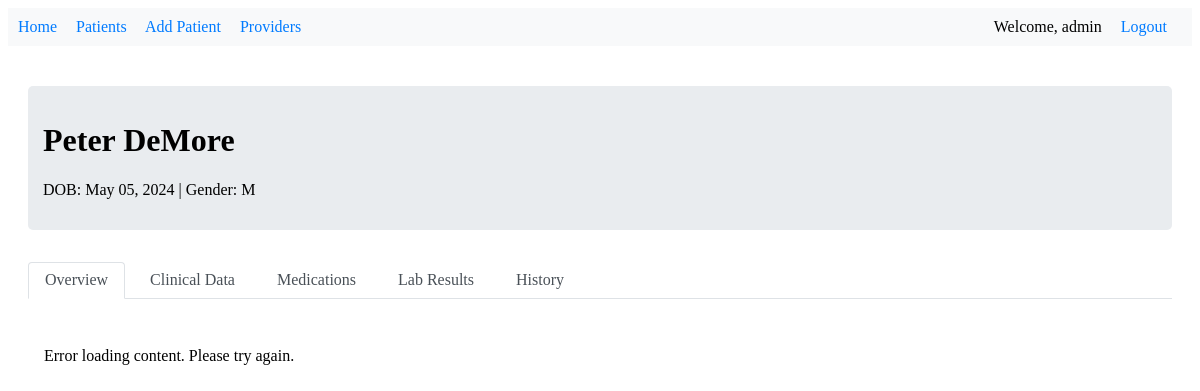
The page /patient/1/ (signed in) on the database its author committed.
### patient_records/models.py (models this page shows, shortened)
class Patient(models.Model):
    GENDER_CHOICES = [
        ('M', 'Male'),
        ('F', 'Female'),
        ('O', 'Other'),
    ]
    id = models.AutoField(primary_key=True)
    date = models.DateField()
    allergies = models.TextField(blank=True, null=True)
    code_status = models.CharField(max_length=50, blank=True, null=True)
    poa_name = models.CharField(max_length=100)
    relationship = models.CharField(max_length=50, blank=True, null=True)
    poa_contact = models.CharField(max_length=100)
    veteran = models.BooleanField(default=False)
    veteran_spouse = models.BooleanField(default=False)
    marital_status = models.CharField(max_length=50, blank=True, null=True)
    street_address = models.CharField(max_length=255, blank=True, null=True)
    city = models.CharField(max_length=100, blank=True, null=True)
    state = models.CharField(max_length=100, blank=True, null=True)
    zip = models.CharField(max_length=20, blank=True, null=True)
    patient_phone = models.CharField(max_length=20, blank=True, null=True)
    patient_email = models.EmailField(blank=True, null=True)
    last_updated = models.DateTimeField(auto_now=True)
    modified_by = models.ForeignKey(User, on_delete=models.SET_NULL, null=True, blank=True)
    patient_number = models.CharField(max_length=10, unique=True, editable=False, null=True, blank=True)
    first_name = models.CharField(max_length=50, null=True, blank=True)
    middle_name = models.CharField(max_length=50, blank=True, null=True)
    last_name = models.CharField(max_length=50, null=True, blank=True)
    date_of_birth = models.DateField(null=True, blank=True)
    gender = models.CharField(max_length=1, choices=GENDER_CHOICES, null=True, blank=True)
    ssn = models.CharField(max_length=11, verbose_name="SSN", null=True, blank=True)
    height_cm = models.DecimalField(max_digits=5, decimal_places=2, verbose_name="Height (cm)", null=True, blank=True)
    height_inches = models.DecimalField(max_digits=5, decimal_places=2, verbose_name="Height (inches)", null=True, blank=True)
    @property
    def full_name(self):
        return f"{self.first_name} {self.last_name}"

### patient_records/views.py (the view)
# urls.py: path('patient/<int:patient_id>/', views.patient_detail, name='patient_detail'),
@login_required
def patient_detail(request, patient_id):
    try:
        patient = Patient.objects.get(id=patient_id)
        context = {
            'patient': patient,
            'recent_medications': Medications.objects.filter(patient=patient).order_by('-date_prescribed')[:5],
            'audit_trail': AuditTrail.objects.filter(patient=patient).order_by('-timestamp')[:5],
            'breadcrumbs': [
                {'label': 'Patients', 'url': reverse('patient_list')},
                {'label': f"{patient.first_name} {patient.last_name}", 'url': None}
            ],
        }
        if request.headers.get('X-Requested-With') == 'XMLHttpRequest':
            tab = request.GET.get('tab', 'overview')
            template = f'patient_records/partials/_{tab}.html'
            return render(request, template, context)
        return render(request, 'patient_records/patient_detail.html', context)
    except Patient.DoesNotExist:
        messages.error(request, 'Patient not found')
        return redirect('patient_list')

### patient_records/templates/patient_records/patient_detail.html (shortened to what this page needs)
{% extends 'patient_records/base.html' %}
{% load static %}
{% block content %}
<div class="patient-header">
    <h1>{{ patient.full_name }}</h1>
    <p>DOB: {{ patient.date_of_birth|date:"M d, Y" }} | Gender: {{ patient.gender }}</p>
</div>
<div class="tab-container" data-patient-id="{{ patient.id }}">
    <div class="tab-nav">
        <a href="#" class="tab active" data-tab="overview">Overview</a>
        <a href="#" class="tab" data-tab="clinical">Clinical Data</a>
        <a href="#" class="tab" data-tab="medications">Medications</a>
        <a href="#" class="tab" data-tab="labs">Lab Results</a>
        <a href="#" class="tab" data-tab="history">History</a>
    </div>
    <div class="tab-content">
    </div>
</div>
{% endblock %}

### patient_records/templates/components/_navigation.html
{% if user.is_authenticated %}
    <nav>
        <a href="{% url 'home' %}">Home</a>
        <a href="{% url 'patient_list' %}">Patients</a>
        <a href="{% url 'add_patient' %}">Add Patient</a>
        <a href="{% url 'provider_list' %}">Providers</a>
        <div class="user-nav">
            <span>Welcome, {{ user.username }}</span>
            <a href="{% url 'logout' %}">Logout</a>
        </div>
    </nav>
{% endif %}

### patient_records/templates/patient_records/base.html (style rules this page uses)
nav { background-color: #f8f9fa; padding: 10px; margin-bottom: 20px; }
nav a { margin-right: 15px; text-decoration: none; color: #007bff; }
.user-nav { float: right; }
.user-nav span { margin-right: 15px; }
.patient-header { background-color: #e9ecef; padding: 15px; margin-bottom: 20px; border-radius: 5px; }

### patient_records/templates/patient_records/patient_detail.html (style rules this page uses)
.tab-container { margin-top: 2rem; }
.tab-nav { display: flex; border-bottom: 1px solid #dee2e6; margin-bottom: 1rem; }
.tab { padding: 0.5rem 1rem; margin-right: 0.5rem; text-decoration: none; color: #495057; border: 1px solid transparent; cursor: pointer; }
.tab.active { color: #495057; background-color: #fff; border-color: #dee2e6 #dee2e6 #fff; margin-bottom: -1px; border-radius: 0.25rem 0.25rem 0 0; }
.tab-content { padding: 1rem; }

### rows shown on the page
Patient: full_name "Peter DeMore", date_of_birth "May 05, 2024", gender "M"

### other values the page prints
{{ user.username }} "admin"
